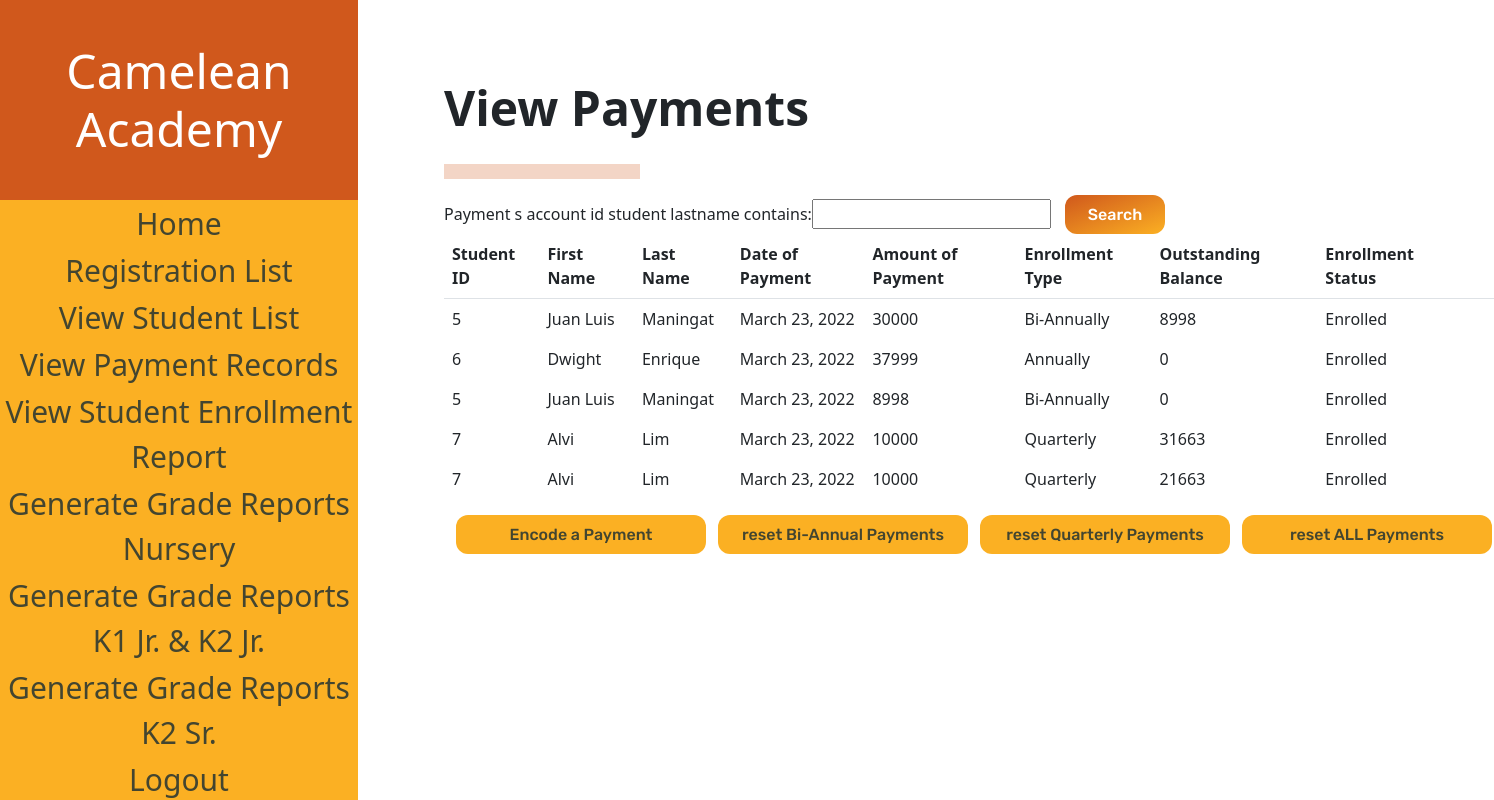
Page /paymentList (signed in) on the committed database.
### sis_app/models.py (models this page shows, shortened)
class Payment(models.Model):
    payment_s_account_id = models.ForeignKey(Student, on_delete=models.CASCADE, null = False)
    paymentdate_date = models.DateField(default = datetime.date.today(), null = False)
    payment_amount = models.IntegerField(null = False, validators=[MinValueValidator(0)], error_messages={"invalid":"Invalid"})
    outstandingbalance = models.IntegerField(default = 0)
    payment_sy_end = 0
    outstandingbalance = models.IntegerField(default = 1000000)
    school_year_end=models.IntegerField(('year'), validators=[MinValueValidator(2000)], default=None, error_messages={"invalid":"Invalid"})#
    def getenrollmentplan(self):
        return self.payment_s_account_id.student_enrollment_plan
    def getstudentfirstname(self):
        return self.payment_s_account_id.student_firstname
    def getstudentlastname(self):
        return self.payment_s_account_id.student_lastname
    def getstudentenrollmentstatus(self):
        return self.payment_s_account_id.enrollment_status
    def getstudentid(self):
        return self.payment_s_account_id.id

class Account(models.Model):
    username = models.CharField(max_length=128)
    password = models.CharField(max_length=128)#passwords should be stored hashed
    class Meta:
        abstract=True # Don't use this line if you want Contact to have its own table

class Student(Account):
    student_firstname = models.CharField(max_length=128, default=None)#
    student_lastname = models.CharField(max_length=128, default=None)#
    student_middlename = models.CharField(max_length=128, default=None)
    student_nickname = models.CharField(max_length=128, default=None)
    student_birthday = models.DateField(default=datetime.date.today())
    grade_levels = [
        ('Nursery','Nursery'),
        ('Kinder 1','Kinder 1'),
        ('Kinder 2 Junior', 'Kinder 2 Junior'),
        ('Kinder 2 Senior', 'Kinder 2 Senior'),
    ]
    student_grade_level = models.CharField(max_length=128, choices=grade_levels, default='Nursery')#
    status =[
    ('Not Enrolled','Not Enrolled'),
    ('Enrolled', 'Enrolled'),
    ]#
    enrollment_status = models.CharField(max_length=20, choices=status,default='Not Enrolled')#
    student_schoolyear_start=models.IntegerField(('year'), validators=[MinValueValidator(2000)], default=None)#
    student_address = models.CharField(max_length=300, default=None)
    student_religion = models.CharField(max_length=128, default=None)
    student_nationality = models.CharField(max_length=128, default=None)
    student_hobbies = models.TextField(max_length=500, default=None)
    student_likes = models.TextField(max_length=500, default=None)
    student_dislikes = models.TextField(max_length=500, default=None)
    student_shm = models.TextField(max_length=500, default=None)
    student_allergies = models.TextField(max_length=500, default=None)
    student_sd = models.TextField(max_length=500, default=None)
    student_oconsiderations = models.TextField(max_length=500, default=None)
    student_guardianemail = models.EmailField(max_length = 254, default=None)
    student_f_firstname = models.CharField(max_length=128, default=None)
    student_f_lastname = models.CharField(max_length=128, default=None)
    student_f_middlename = models.CharField(max_length=128, default=None)
    student_f_telno = models.CharField(max_length=128, default=None)
    student_f_address = models.CharField(max_length=300, default=None)
    student_f_occupation = models.CharField(max_length=128, default=None)
    student_f_employer = models.CharField(max_length=128, default=None)
    student_f_oaddress = models.CharField(max_length=300, default=None)
    student_f_otelno = models.CharField(max_length=128, default=None)
    student_f_natureofbusiness = models.CharField(max_length=128, default=None)
    student_m_firstname = models.CharField(max_length=128, default=None)
    student_m_lastname = models.CharField(max_length=128, default=None)
    student_m_middlename = models.CharField(max_length=128, default=None)
    student_m_telno = models.CharField(max_length=128, default=None)
    student_m_address = models.CharField(max_length=300, default=None)
    student_m_occupation = models.CharField(max_length=128, default=None)
    student_m_employer = models.CharField(max_length=128, default=None)
    student_m_oaddress = models.CharField(max_length=300, default=None)
    student_m_otelno = models.CharField(max_length=128, default=None)
    student_m_natureofbusiness = models.CharField(max_length=128, default=None)
    student_sibling_name = models.CharField(max_length=300, default=None)
    student_sibling_gender = models.CharField(max_length=128, default=None)
    student_sibling_age = models.IntegerField(default=None)
    student_sibling_school=models.CharField(max_length=300, default=None)
    student_medexp = models.BooleanField(default = False)
    student_rules = models.BooleanField(default = False)
    student_accuracy = models.BooleanField(default = False)
    student_signedname = models.CharField(max_length=300, default=None)
    student_signdate = models.DateField(default=datetime.date.today())
    enrollment_plan_choices =[
    ('Annually','Annually'),
    ('Bi-Annually', 'Bi-Annually'),
    ('Quarterly', 'Quarterly'),
    ]
    student_enrollment_plan = models.CharField(max_length=20, choices=enrollment_plan_choices,default='Annually')

### sis_app/views.py (the view)
# urls.py: path('paymentList',views.paymentList, name="payment_list"),
@login_required(login_url='sis_app:log_in')
def paymentList(request):
    if request.user.is_superuser:
        payments = Payment.objects.all()
        myPFilter = PaymentFilter(request.GET, queryset=payments)
        payments = myPFilter.qs
        context = {'paymentList' : payments, 'myPFilter': myPFilter}
        return render(request,"sis_app/paymentList.html", context)
    else:
        return redirect('sis_app:home')

### sis_app/templates/sis_app/paymentList.html (shortened to what this page needs)
<!DOCTYPE html>
<html>
{% load static %}
<head>
    <link href="https://cdn.jsdelivr.net/npm/bootstrap@5.1.3/dist/css/bootstrap.min.css" rel="stylesheet">
    <link rel="stylesheet" href="{% static "styles\pList.css" %}" type="text/css">
</head>
<body>
    <div class="navbar">
        <div class="navbar-table-container">
            <table class = "navbarTable">
                <thead class= "border-bottom font-weight-bold">
                    <h1 class = "navbarHeader">
                        Camelean Academy
                    </h1>
                </thead>
                <tbody>
                    <tr class = "navbarTr">
                        <td data-heading="Testing"><a class="buttonDesignNegative" href="{% url 'sis_app:home' %}">Home</a></td>
                    </tr>
                    <tr class = "navbarTr">
                        <td data-heading="Testing"><a class="buttonDesignNegative" href="{% url 'sis_app:registration_list' %}">Registration List</a></td>
                    </tr>
                    <tr class = "navbarTr">
                        <td data-heading="Testing"><a class="buttonDesignNegative" href="{% url 'sis_app:student_list' %}">View Student List</a></td>
                    </tr>
                    <tr class = "navbarTr">
                        <td data-heading="Testing"><a class="buttonDesignNegative" href="{% url 'sis_app:payment_list' %}">View Payment Records</a></td>
                    </tr>
                    <tr class = "navbarTr">
                        <td data-heading="Testing"><a class="buttonDesignNegative" href="{% url 'sis_app:student_enrollment' %}">View Student Enrollment Report</a></td>
                    </tr>
                    <tr class = "navbarTr">
                        <td data-heading="Testing"><a class="buttonDesignNegative" href="{% url 'sis_app:grade_report_nursery' %}">Generate Grade Reports<br> Nursery</a></td>
                    </tr>
                    <tr class = "navbarTr">
                        <td data-heading="Testing"><a class="buttonDesignNegative" href="{% url 'sis_app:grade_report_k1k2jr' %}">Generate Grade Reports<br> K1 Jr. & K2 Jr.</a></td>
                    </tr>
                    <tr class = "navbarTr">
                        <td data-heading="Testing"><a class="buttonDesignNegative" href="{% url 'sis_app:grade_report_kinder2senior' %}">Generate Grade Reports<br> K2 Sr.</a></td>
                    </tr>
                    <tr class = "navbarTr">
                    <td data-heading="Testing"><a class="buttonDesignNegative" href="{% url 'sis_app:log_out' %}">Logout</a></td>
                    </tr>
                </tbody>
            </table>
        </div>
    </div>
    <div class = "elements">
        <h2 class="pageHeading">View Payments</h2>
        <hr id = "baseHR">
        <div class="form-container">
            <form method="get" style=>
                {{myPFilter.form}}
                <button class="buttonDesignPositive" type="submit">Search</button>
            </form>
        </div>
        <div class="table-container">
            <table class = "table table-borderless">
                <thead class= "border-bottom font-weight-bold">
                    <tr>
                        <th>Student ID</th>
                        <th>First Name</th>
                        <th>Last Name</th>
                        <th>Date of Payment</th>
                        <th>Amount of Payment</th>
                        <th>Enrollment Type</th>
                        <th>Outstanding Balance</th>
                        <th>Enrollment Status</th>
                        <th></th>
                        <th></th>
                    </tr>
                </thead>
                <tbody>
                    {% for payment in paymentList %}
                    <tr>
                        <td data-heading="Student ID">{{payment.getstudentid}}</td>
                        <td data-heading="First Name">{{payment.getstudentfirstname}}</td>
                        <td data-heading="Last Name">{{payment.getstudentlastname}}</td>
                        <td data-heading="Date of Payment">{{payment.paymentdate_date}}</td>
                        <td data-heading="Amount of Payment">{{payment.payment_amount}}</td>
                        <td data-heading="Enrollment Type">{{payment.getenrollmentplan}}</td>
                        <td data-heading="Outstanding Balance">{{payment.outstandingbalance}}</td>
                        <td data-heading="Enrollment Status">{{payment.getstudentenrollmentstatus}}</td>
                    </tr>
                    {% endfor %}
                </tbody>
            </table>
        </div>
        <div class="buttonContainer">
            <a class="buttonDesignNegative-elements" id="filterButton" href="{% url 'sis_app:payment_form' %}">Encode a Payment</a>
            <a class="buttonDesignNegative-elements" id="filterButton" href="{% url 'sis_app:reset_BA' %}">reset Bi-Annual Payments</a>
            <a class="buttonDesignNegative-elements" id="filterButton" href="{% url 'sis_app:reset_Q' %}">reset Quarterly Payments</a>
            <a class="buttonDesignNegative-elements" id="filterButton" href="{% url 'sis_app:reset_ALL' %}">reset ALL Payments</a>
        </div>
    </div>
</body>
</html>

### sis_app/static/styles/pList.css (style rules this page uses)
.navbarHeader { display: flex; justify-content: center; align-items: center; background-color: #D0581C; margin:0; color: #FFFFFF; height: 25vh; width: 358px; font-weight: 200; font-size: 48px; text-align: center; }
.navbarTable { background-color: #FBB023; height: 75vh; width: 358px; margin:0; padding:0; position: relative; }
.navbarTr { text-align: center; font-size: 30px; }
a:visited, a:link { color: #434530; text-decoration: none; }
.navbar { margin:0; padding:0; position:fixed; }
body { display: flex; }
.elements { margin-left: 444px; }
h2 { padding-top: 79px; font-weight: 700; font-size: 48px; }
#baseHR { background-color:#D0581C; width:196px; height:15px; margin-top: 27px; }
.buttonDesignPositive { background: linear-gradient(to bottom right, #D0581C, #FBB023); border: 0; border-radius: 12px; color: #FFFFFF; cursor: pointer; display: inline-block; font-family: "Rubik", sans-serif; font-size: 16px; font-weight: 500; height: 39px; line-height: 2.5; outline: transparent; padding: 0 1rem; text-align: center; text-decoration: none; transition: box-shadow .2s ease-in-out; user-select: none; -webkit-user-select: none; touch-action: manipulation; white-space: nowrap; width: 100px; margin-left: 10px; }
.buttonContainer { display:flex; justify-content: space-evenly; }
#filterButton { background: #FBB023; border: 0; border-radius: 12px; cursor: pointer; display: inline-block; font-family: "Rubik", sans-serif; font-size: 16px; font-weight: 500; height: 39px; line-height: 2.5; outline: transparent; padding: 0 1rem; text-align: center; text-decoration: none; white-space: nowrap; width: 250px; margin-left: 10px; }

### rows in the picture
Payment: getstudentid "5", getstudentfirstname "Juan Luis", getstudentlastname "Maningat", paymentdate_date "March 23, 2022", payment_amount "30000", getenrollmentplan "Bi-Annually", outstandingbalance "8998", getstudentenrollmentstatus "Enrolled"
Payment: getstudentid "6", getstudentfirstname "Dwight", getstudentlastname "Enrique", paymentdate_date "March 23, 2022", payment_amount "37999", getenrollmentplan "Annually", outstandingbalance "0", getstudentenrollmentstatus "Enrolled"
Payment: getstudentid "5", getstudentfirstname "Juan Luis", getstudentlastname "Maningat", paymentdate_date "March 23, 2022", payment_amount "8998", getenrollmentplan "Bi-Annually", outstandingbalance "0", getstudentenrollmentstatus "Enrolled"
Payment: getstudentid "7", getstudentfirstname "Alvi", getstudentlastname "Lim", paymentdate_date "March 23, 2022", payment_amount "10000", getenrollmentplan "Quarterly", outstandingbalance "31663", getstudentenrollmentstatus "Enrolled"
Payment: getstudentid "7", getstudentfirstname "Alvi", getstudentlastname "Lim", paymentdate_date "March 23, 2022", payment_amount "10000", getenrollmentplan "Quarterly", outstandingbalance "21663", getstudentenrollmentstatus "Enrolled"
